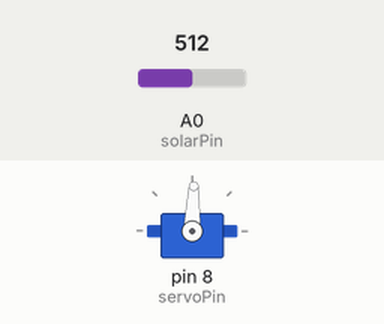
Recording of a sketch running on a simulated Arduino Uno, built with avr-gcc and run on an emulated ATmega328P. On the bench: servo. The test bench sets the inputs (shaded band); at power-on: A0 (solarPin) = 512.

Above: at 4.2 s.
4.3 s: A0 (solarPin) set to 306
Timing chart, 0 to 7.3 s (numbered marks = the images above; inputs shaded):
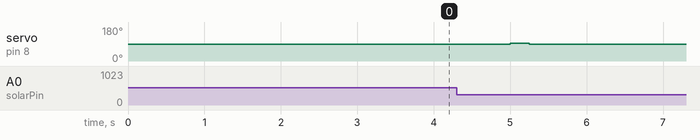

The sketch:

Servo_SolarPanel_CL.INO
```cpp
//This program will rotate the solar panel based on the readings from it.
//this is an example of a closed loop

//include libraries
#include <Servo.h>

//define global variables
int servoPin = 8;
int solarPin = 14;

int voltReading = 0;
int lastVoltage = 0;

int rangeSize = 10;
int lowRange = 0;

int turnCount = 0; //number of times we make small turns

//define servo
Servo myServo;
int servoStopValue = 1450;

void setup() {
  // put your setup code here, to run once:
  //set pinmodes
  pinMode(solarPin, INPUT);
  //attach and stop servo
  myServo.attach(servoPin);
  myServo.writeMicroseconds(servoStopValue);

  //set baseline for light (calibrate)
  for (int i = 0; i < 3; i++) {
    delay(1000);
    lastVoltage = voltReading; //sets LV to previous voltage
    lowRange = lastVoltage - rangeSize; //value which will initiate motion
    voltReading = analogRead(solarPin); //Assigns bytes to voltreading
  }
}

void loop() {
  // put your main code here, to run repeatedly:
  //read voltage
  delay(1000);
  lastVoltage = voltReading; //sets LV to previous voltage
  lowRange = lastVoltage - rangeSize; //voltage value which will initiate motion
  voltReading = analogRead(solarPin); //Assigns bytes to voltreading

  //if voltage drops
  if (voltReading < lowRange) {
    SmallTurnFunction(); //turn the servo
    turnCount++;
  }

  if (turnCount >= 5) {
    ResetPositionFunction(); // if end of day
    turnCount = 0;
  }

  //return to original position
}

//define turn servo a little
void SmallTurnFunction() {
  myServo.writeMicroseconds(1510);
  delay(250);
  myServo.writeMicroseconds(servoStopValue);
  delay(500);
}

//define return servo to original position
void ResetPositionFunction() {
  myServo.writeMicroseconds(1375);
  delay(650);
  myServo.writeMicroseconds(servoStopValue);
  delay(1000);
}
```

Measured:
- after the input at 4.3 s, servo on pin 8 (servoPin): 88° → 94° after 0.70 s, → 88° 0.25 s later
